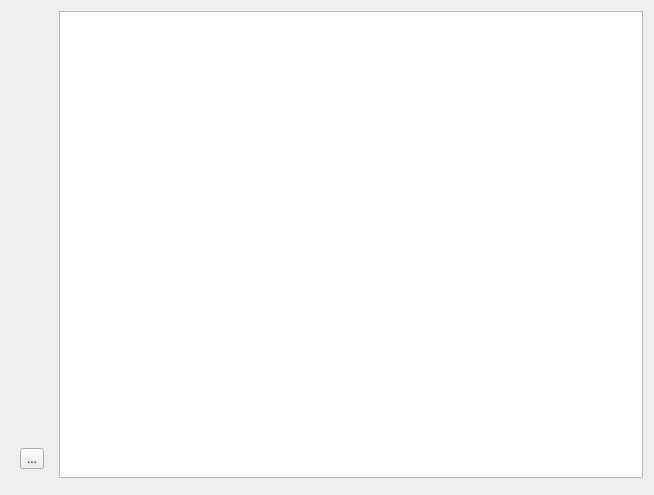
<?xml version="1.0" encoding="UTF-8"?>
<ui version="4.0">
 <class>ReosChartWidget</class>
 <widget class="QWidget" name="ReosChartWidget">
  <property name="geometry">
   <rect>
    <x>0</x>
    <y>0</y>
    <width>654</width>
    <height>495</height>
   </rect>
  </property>
  <property name="windowTitle">
   <string>Form</string>
  </property>
  <layout class="QGridLayout" name="gridLayout">
   <item row="1" column="0">
    <widget class="QWidget" name="widget" native="true">
     <layout class="QVBoxLayout" name="verticalLayout">
      <item>
       <spacer name="verticalSpacer">
        <property name="orientation">
         <enum>Qt::Vertical</enum>
        </property>
        <property name="sizeHint" stdset="0">
         <size>
          <width>20</width>
          <height>410</height>
         </size>
        </property>
       </spacer>
      </item>
      <item>
       <widget class="QToolButton" name="mSaveToPng">
        <property name="text">
         <string>...</string>
        </property>
       </widget>
      </item>
     </layout>
    </widget>
   </item>
   <item row="1" column="1">
    <widget class="ReosChartView" name="mChartView"/>
   </item>
   <item row="2" column="1">
    <widget class="QWidget" name="mBottomWidget" native="true"/>
   </item>
  </layout>
 </widget>
 <customwidgets>
  <customwidget>
   <class>ReosChartView</class>
   <extends>QGraphicsView</extends>
   <header>reoschartview.h</header>
  </customwidget>
 </customwidgets>
 <resources/>
 <connections/>
</ui>
